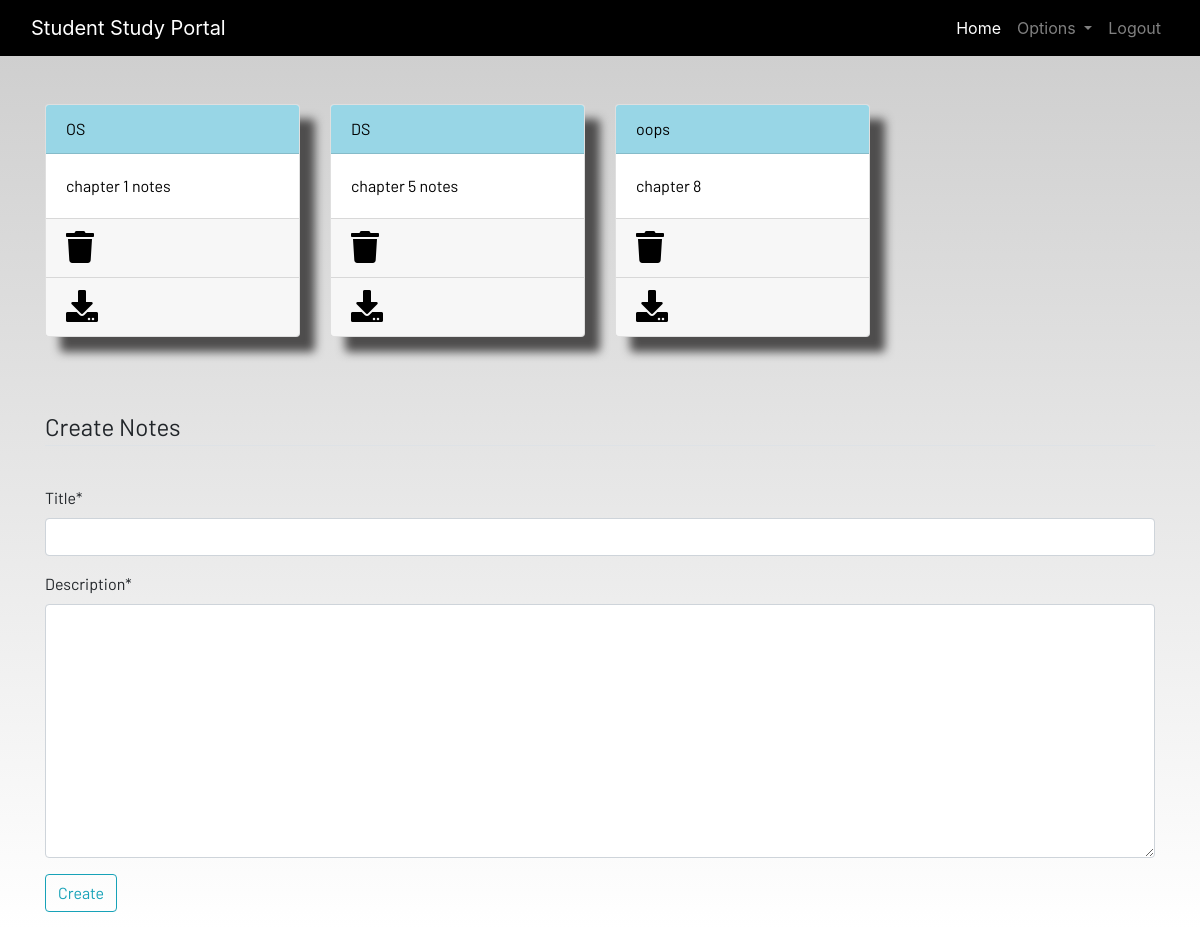
/notes/ (signed in), run on an earlier commit of the app's database.
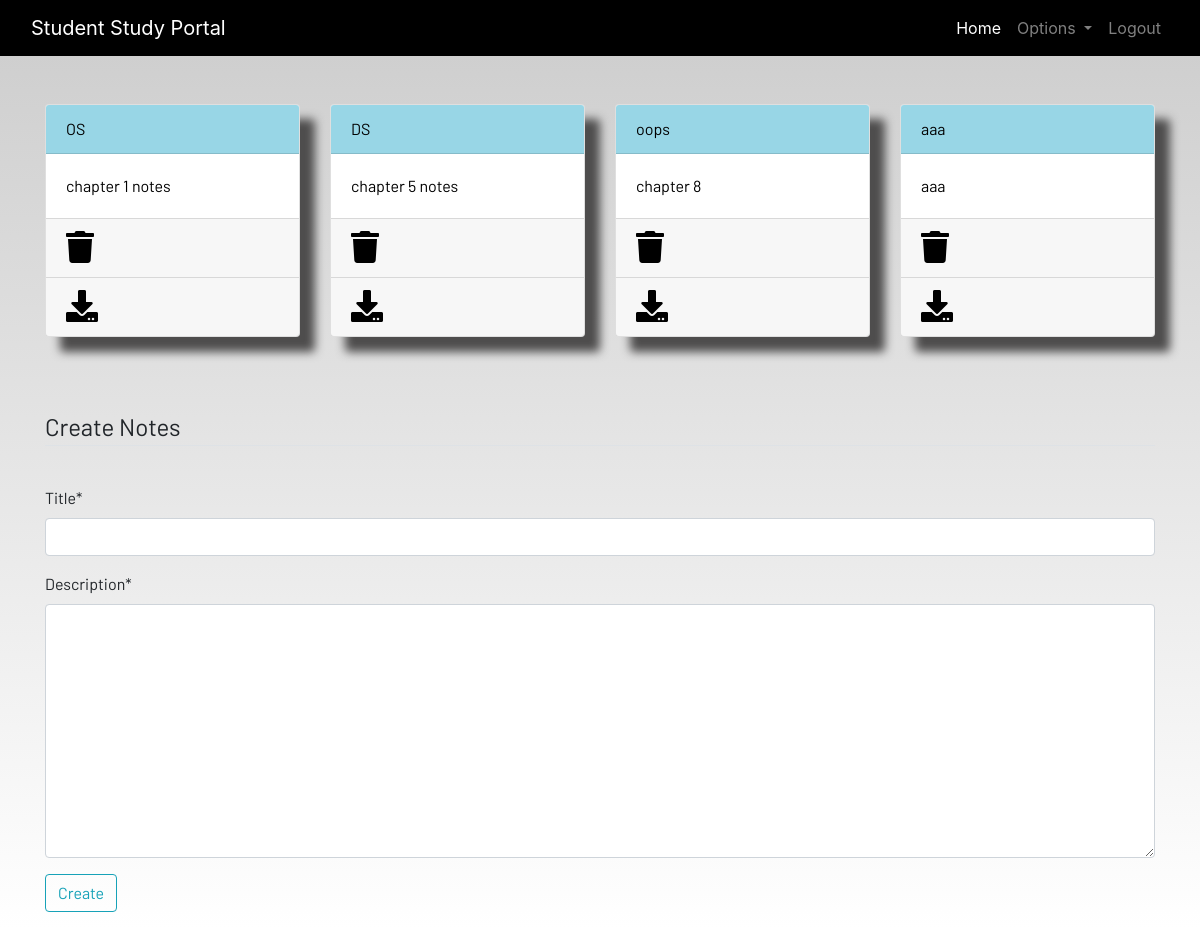
And on a later commit of the database.
### dashboard/models.py (models this page shows, shortened)
class Notes(models.Model):
    user = models.ForeignKey(User,on_delete=models.CASCADE)
    title = models.CharField(max_length=100)
    description =models.TextField()
    class Meta:
        verbose_name = 'notes'
        verbose_name_plural ='notes'

### dashboard/views.py (the view)
# urls.py: path('notes/',views.notes,name='notes'),
@login_required
def notes(request):
    if request.method == 'POST':
        form = NotesForm(request.POST)
        if form.is_valid():
            notes = Notes(user=request.user,title=request.POST['title'],description=request.POST['description'])
            notes.save()
        messages.success(request,f"Notes added from {request.user.username} successfully!")
    else:
        form = NotesForm
    notes = Notes.objects.filter(user=request.user)
    context = {'notes':notes,'form':form}
    return render(request,'notes.html',context)

### templates/notes.html (shortened to what this page needs)
{% extends 'base.html' %}
{% load static %}
{% load crispy_forms_tags %}
{% block content %}
<div class="container">
    <div class="row">
        {% for note in notes %}
        <div class="col-md-3">
            <a href="{% url 'dashboard:notes_detail' note.id %}">
                <div class="card">
                    <div class="card-header">{{note.title}}</div>
                    <div class="card-body">{{note.description | slice:"0:100"}}</div>
                    <div class="card-footer mt-auto "><a href="{% url 'dashboard:delete_note' note.id %}">
                        <i class="fa fa-trash fa-2x"></i></a>
                    </div>
                    <div class="card-footer mt-auto "><a href="{% url 'dashboard:pdf' note.id %}">
                        <i class="fa fa-download fa-2x"></i>
                    </div>
                </div>
            </a>
        </div>
        <br>
        {% endfor %}
        <br>
        <br>
    </div>
    <br>
</div>
<br><br>
<div class="container">
    <form method="POST">
        <fieldset class="form-group">
            <legend class="border-bottom mb-4">Create Notes</legend>
        </fieldset>
            {{ form|crispy }}
        <div class="form-group">
            <button href="" class="btn btn-outline-info" type="submit">
                Create
            </button>
        </div>
    </form>
</div>
{% endblock content %}

What changed in the data, as far as the page shows it:
added Notes: title "aaa", description "aaa"
